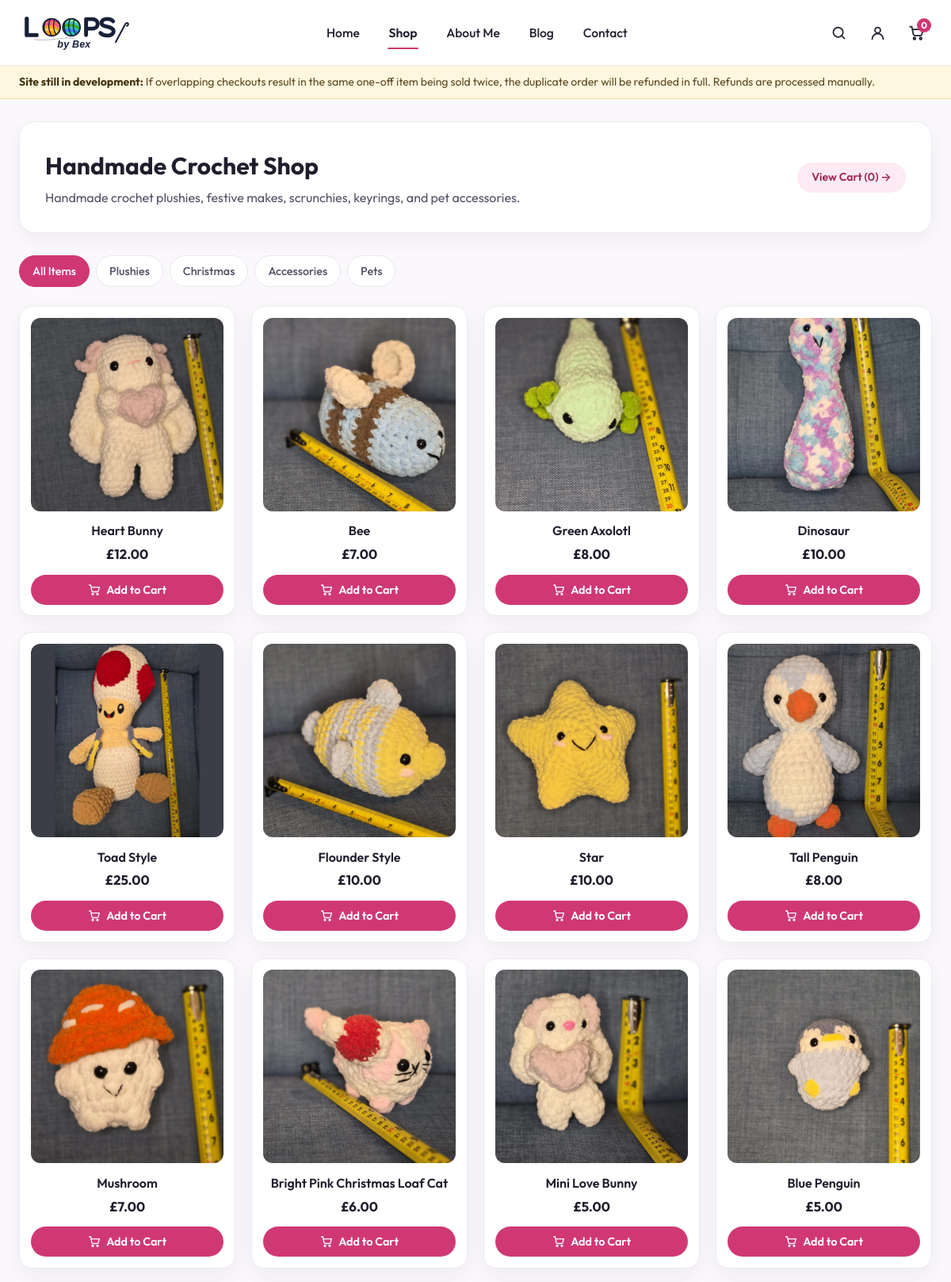
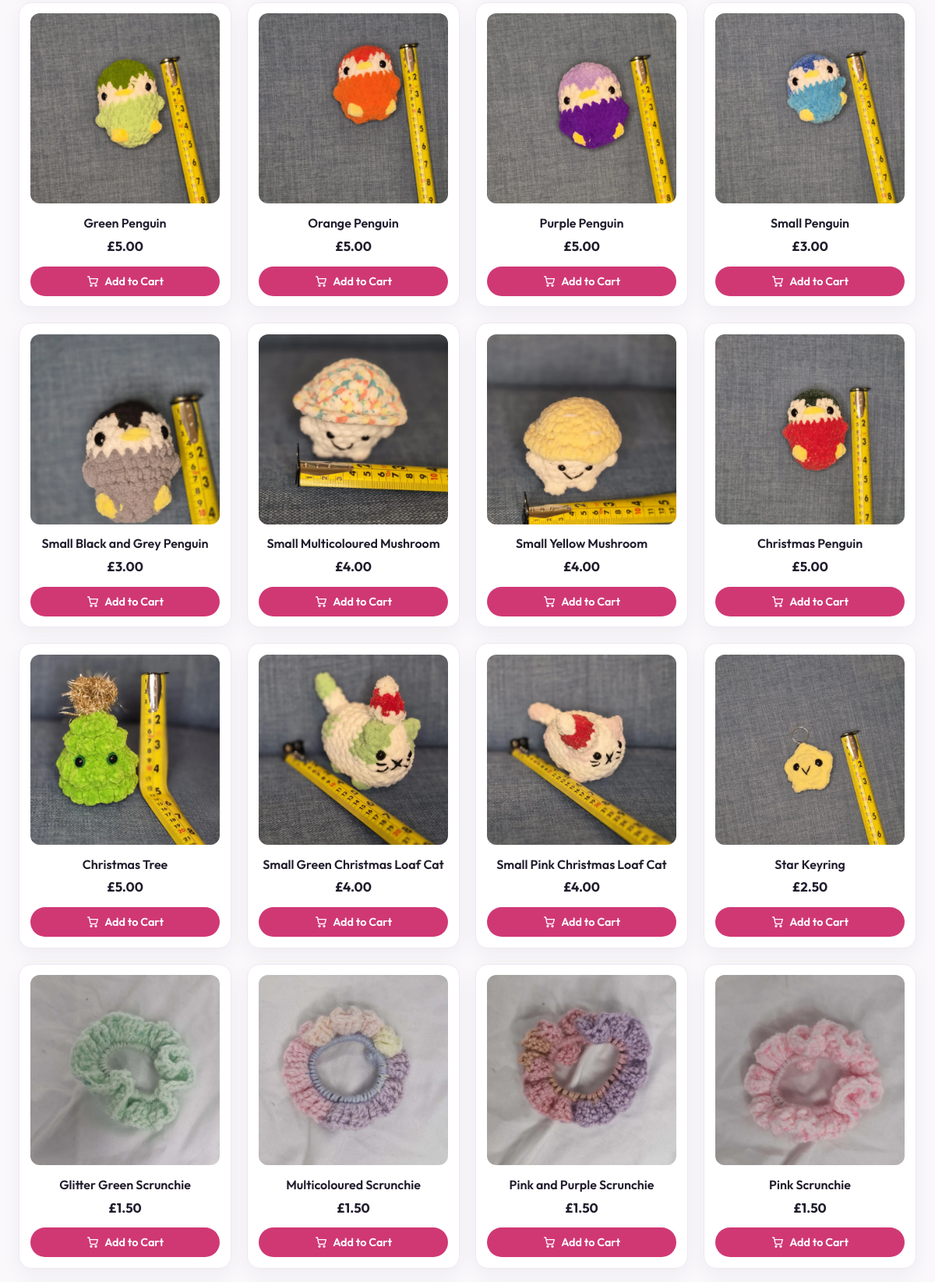
Page /shop (upper part) on the committed database (2 pictures, top to bottom).
### tables this page shows
CREATE TABLE IF NOT EXISTS products (
    id INT UNSIGNED AUTO_INCREMENT PRIMARY KEY,
    slug VARCHAR(120) NOT NULL,
    name VARCHAR(160) NOT NULL,
    category VARCHAR(80) NOT NULL DEFAULT 'Plushies',
    short_description VARCHAR(255) NOT NULL DEFAULT '',
    description TEXT NOT NULL,
    price_pence INT UNSIGNED NOT NULL DEFAULT 0,
    image_path VARCHAR(255) NOT NULL,
    side_image_path VARCHAR(255) NOT NULL DEFAULT '',
    stock_qty INT UNSIGNED NOT NULL DEFAULT 1,
    is_featured_main TINYINT(1) NOT NULL DEFAULT 0,
    is_featured_sidebar TINYINT(1) NOT NULL DEFAULT 0,
    is_active TINYINT(1) NOT NULL DEFAULT 1,
    sort_order INT UNSIGNED NOT NULL DEFAULT 0,
    created_at TIMESTAMP NOT NULL DEFAULT CURRENT_TIMESTAMP,
    UNIQUE KEY uq_products_slug (slug),
    KEY idx_products_active_sort (is_active, sort_order)
);

### includes/cart.php (called while the page is built, shortened)
<?php
function get_raw_cart(): array
{
    return $_SESSION['cart'];
}
function get_cart_item_count(): int
{
    $total = 0;
    return $total;
}

### includes/catalog.php (called while the page is built, shortened)
<?php
function hidden_product_slugs(): array
{
    return [
        'elephant-dog-bandana',
        'emoji-dog-bandana',
        'jungle-blue-dog-bandana',
        'jungle-pink-dog-bandana',
        'swan-dog-bandana',
    ];
}
function get_all_products(?PDO $pdo): array
{
    $defaultsBySlug = [];
    foreach (default_placeholder_products() as $item) {
        $defaultsBySlug[$item['slug']] = $item;
    }
    if ($pdo instanceof PDO) {
        try {
            $hiddenSlugs = hidden_product_slugs();
            $hiddenPlaceholders = implode(', ', array_fill(0, count($hiddenSlugs), '?'));
            $stmt = $pdo->prepare(
                "SELECT * FROM products
                 WHERE is_active = 1
                   AND slug NOT LIKE 'placeholder-%'
                   AND slug NOT IN ($hiddenPlaceholders)
                 ORDER BY sort_order ASC, id ASC"
            );
            $stmt->execute($hiddenSlugs);
            $rows = $stmt->fetchAll();
            if (!empty($rows)) {
                return array_map(static function (array $row) use ($defaultsBySlug): array {
                    $slug = (string) ($row['slug'] ?? '');
                    $fallbackSide = $defaultsBySlug[$slug]['side_image_path'] ?? '';
                    $row['id'] = (int) $row['id'];
                    $row['price_pence'] = (int) $row['price_pence'];
                    $row['stock_qty'] = (int) $row['stock_qty'];
                    $row['is_featured_main'] = (int) $row['is_featured_main'];
                    $row['is_featured_sidebar'] = (int) $row['is_featured_sidebar'];
                    $row['side_image_path'] = trim((string) ($row['side_image_path'] ?? '')) !== ''
                        ? (string) $row['side_image_path']
                        : $fallbackSide;
                    $row['color_options'] = $defaultsBySlug[$slug]['color_options'] ?? [];
                    $makerNote = (string) ($defaultsBySlug[$slug]['maker_note'] ?? '');
                    $row['maker_note'] = $makerNote;
                    if ($makerNote !== '' && isset($defaultsBySlug[$slug]['description'])) {
                        $row['short_description'] = $defaultsBySlug[$slug]['short_description'];
                        $row['description'] = $defaultsBySlug[$slug]['description'];
                    }
                    return $row;
                }, $rows);
            }
        } catch (PDOException $e) {
            if (!str_contains(strtolower($e->getMessage()), 'no such table')) {
                error_log('catalog query fallback: ' . $e->getMessage());
            }
        }
    }
    return default_placeholder_products();
}
function product_is_sold(array $product): bool
{
    return (int) ($product['stock_qty'] ?? 0) <= 0;
}
function filter_products(array $products, string $query = '', string $category = ''): array
{
    $query = mb_strtolower(trim($query));
    $category = trim($category);
    return array_values(array_filter($products, static function (array $product) use ($query, $category): bool {
        if ($category !== '' && strcasecmp($product['category'], $category) !== 0) {
            return false;
        }
        if ($query !== '') {
            $haystack = mb_strtolower($product['name'] . ' ' . $product['category'] . ' ' . $product['short_description']);
            if (!str_contains($haystack, $query)) {
                return false;
            }
        }
        return true;
    }));
}
function get_product_categories(array $products): array
{
    $categories = [];
    foreach ($products as $product) {
        $cat = (string) ($product['category'] ?? '');
        if ($cat !== '' && !in_array($cat, $categories, true)) {
            $categories[] = $cat;
        }
    }
    return $categories;
}

### includes/bootstrap.php (called while the page is built, shortened)
<?php
require_once __DIR__ . '/../config.php';
require_once __DIR__ . '/security.php';
if (is_file(__DIR__ . '/catalog.php')) {
    require_once __DIR__ . '/catalog.php';
}
if (is_file(__DIR__ . '/cart.php')) {
    require_once __DIR__ . '/cart.php';
}
function e(mixed $value): string
{
    return htmlspecialchars((string) $value, ENT_QUOTES | ENT_SUBSTITUTE, 'UTF-8');
}
function format_gbp(int $pence): string
{
    $negative = $pence < 0;
    $abs = abs($pence);
    return ($negative ? '-' : '') . '£' . number_format($abs / 100, 2, '.', ',');
}

### pages/shop.php (the view, shortened to what this page needs)
<?php
require_once __DIR__ . '/../includes/bootstrap.php';
$allProducts = get_all_products($pdo);
$shopProducts = array_values(array_filter($allProducts, static function (array $product): bool {
    return (string) $product['slug'] !== 'octopus' || !product_is_sold($product);
}));
$categories = get_product_categories($shopProducts);
$selectedCategory = trim((string) ($_GET['category'] ?? ''));
$searchQuery = trim((string) ($_GET['q'] ?? ''));
$filteredProducts = filter_products($shopProducts, $searchQuery, $selectedCategory);
require_once __DIR__ . '/../partials/header.php';
?>
<main class="site-main" id="main-content">
    <div class="site-container">
        <div class="page-header-band">
            <div>
                <h1>Handmade Crochet Shop</h1>
                <p>Handmade crochet plushies, festive makes, scrunchies, keyrings, and pet accessories.</p>
            </div>
            <a href="/cart" class="btn btn-soft-pink btn-sm">View Cart (<?php echo (int) get_cart_item_count(); ?>) &rarr;</a>
        </div>
        <div class="filter-bar">
            <nav class="category-pills" aria-label="Product categories">
                <a href="/shop<?php echo $searchQuery !== '' ? '?q=' . urlencode($searchQuery) : ''; ?>"
                   class="category-pill<?php echo $selectedCategory === '' ? ' is-active' : ''; ?>"
                   <?php echo $selectedCategory === '' ? 'aria-current="page"' : ''; ?>>
                    All Items
                </a>
                <?php foreach ($categories as $cat): ?>
                    <?php
                    $catParams = ['category' => $cat];
                    $isSelectedCat = strcasecmp($selectedCategory, $cat) === 0;
                    ?>
                    <a href="/shop?<?php echo e(http_build_query($catParams)); ?>"
                       class="category-pill<?php echo $isSelectedCat ? ' is-active' : ''; ?>"
                       <?php echo $isSelectedCat ? 'aria-current="page"' : ''; ?>>
                        <?php echo e($cat); ?>
                    </a>
                <?php endforeach; ?>
            </nav>
        </div>
        <?php if (empty($filteredProducts)): ?>
            <div class="panel-card">
                <h2>No matching crochet items found</h2>
                <p>Try clearing your search filter or browsing all categories.</p>
                <p style="margin-top: 1rem;">
                    <a href="/shop" class="btn btn-primary btn-sm">Show All Products</a>
                </p>
            </div>
        <?php else: ?>
            <div class="shop-grid">
                <?php foreach ($filteredProducts as $product): ?>
                    <?php $isSold = product_is_sold($product); ?>
                    <article class="product-card<?php echo $isSold ? ' is-sold' : ''; ?>">
                        <a href="/product?slug=<?php echo urlencode($product['slug']); ?>" class="product-card-media<?php echo $isSold ? ' is-sold' : ''; ?>">
                            <img src="<?php echo e($product['image_path']); ?>" alt="<?php echo e($product['name']); ?>" width="320" height="256" loading="lazy">
                        </a>
                        <h2 class="product-card-title">
                            <a href="/product?slug=<?php echo urlencode($product['slug']); ?>"><?php echo e($product['name']); ?><?php echo $isSold ? ' — SOLD' : ''; ?></a>
                        </h2>
                        <p class="product-card-price"><?php echo e(format_gbp((int) $product['price_pence'])); ?></p>
                        <?php if ($isSold): ?>
                            <p class="product-sold-note"><?php echo e(product_sold_message($product)); ?></p>
                        <?php else: ?>
                            <form action="/cart-action.php" method="POST" class="product-card-form">
                                <button type="submit" class="btn btn-primary" aria-label="Add <?php echo e($product['name']); ?> to cart">
                                    <span>Add to Cart</span>
                                </button>
                            </form>
                        <?php endif; ?>
                    </article>
                <?php endforeach; ?>
            </div>
        <?php endif; ?>
    </div>
</main>
<?php require_once __DIR__ . '/../partials/footer.php'; ?>

### style/global.css (style rules this page uses)
:root { --font-main: "Outfit", -apple-system, BlinkMacSystemFont, "Segoe UI", sans-serif; --bg-page: #faf8fb; --bg-surface: #ffffff; --bg-footer: #f2eef6; --bg-hero: linear-gradient(135deg, #eae6f4 0%, #e4def1 52%, #ddd5ec 100%); --bg-soft-pink: #fdeaf2; --bg-soft-pink-hover: #f9d6e6; --text-primary: #221d2d; --text-secondary: #574f66; --text-muted: #706880; --brand-pink: #d03874; --brand-pink-hover: #b52b62; --brand-pink-soft-text: #9e2455; --border-subtle: #ece5f0; --border-card: #efe8f2; --shadow-card: 0 8px 26px rgba(45, 25, 60, 0.05); --shadow-hover: 0 12px 28px rgba(208, 56, 116, 0.16); --radius-xl: 20px; --radius-lg: 16px; --radius-md: 12px; --radius-pill: 999px; }
*, *::before, *::after { box-sizing: border-box; margin: 0; padding: 0; }
html { font-size: 16px; scroll-behavior: smooth; }
body.site-body { min-height: 100vh; display: flex; flex-direction: column; font-family: var(--font-main); color: var(--text-primary); background-color: var(--bg-page); line-height: 1.55; -webkit-font-smoothing: antialiased; }
img, svg { max-width: 100%; display: block; }
a { color: inherit; text-decoration: none; }
button, input, select, textarea { font-family: inherit; font-size: 1rem; color: inherit; }
.site-container { width: 100%; max-width: 1320px; margin: 0 auto; padding: 0 1.5rem; }
.site-main { flex: 1; padding: 1.75rem 0 3.25rem; }
.btn { display: inline-flex; align-items: center; justify-content: center; gap: 0.45rem; border: none; border-radius: var(--radius-pill); font-weight: 600; font-size: 0.95rem; padding: 0.72rem 1.45rem; cursor: pointer; transition: transform 0.18s ease, box-shadow 0.18s ease, background-color 0.18s ease, color 0.18s ease; text-decoration: none; white-space: nowrap; }
.btn-sm { padding: 0.5rem 1.15rem; font-size: 0.88rem; }
.btn-primary { background-color: var(--brand-pink); color: #ffffff; }
.btn-soft-pink { background-color: var(--bg-soft-pink); color: var(--brand-pink-soft-text); }
.page-header-band { background: var(--bg-surface); border: 1px solid var(--border-card); border-radius: var(--radius-xl); padding: 2rem; margin-bottom: 1.75rem; box-shadow: var(--shadow-card); display: flex; flex-wrap: wrap; align-items: center; justify-content: space-between; gap: 1rem; }
.page-header-band h1 { font-size: clamp(1.65rem, 2.5vw, 2.2rem); font-weight: 700; }
.page-header-band p { color: var(--text-secondary); margin-top: 0.25rem; }

### style/shop.css (style rules this page uses)
.filter-bar { display: flex; flex-wrap: wrap; align-items: center; justify-content: space-between; gap: 1rem; margin-bottom: 1.5rem; }
.category-pills { display: flex; flex-wrap: wrap; gap: 0.5rem; }
.category-pill { padding: 0.48rem 1rem; border-radius: var(--radius-pill); border: 1px solid var(--border-subtle); background: #ffffff; font-size: 0.9rem; font-weight: 500; color: var(--text-secondary); }
.category-pill:hover, .category-pill.is-active { background-color: var(--brand-pink); border-color: var(--brand-pink); color: #ffffff; }
.shop-grid { display: grid; grid-template-columns: repeat(auto-fill, minmax(245px, 1fr)); gap: 1.25rem; }
.product-card { position: relative; background-color: var(--bg-surface); border: 1px solid var(--border-card); border-radius: var(--radius-lg); padding: 0.85rem; display: flex; flex-direction: column; align-items: center; text-align: center; box-shadow: var(--shadow-card); transition: transform 0.2s ease, box-shadow 0.2s ease; }
.product-card-media { position: relative; display: block; width: 100%; aspect-ratio: 1/1; border-radius: var(--radius-md); overflow: hidden; background-color: #f8f2f7; margin-bottom: 0.8rem; }
.product-card-media img { width: 100%; height: 100%; object-fit: cover; }
.product-card-title { font-size: 1rem; font-weight: 600; color: var(--text-primary); margin-bottom: 0.25rem; }
.product-card-price { font-size: 1.05rem; font-weight: 700; color: var(--text-primary); margin-bottom: 0.8rem; }
.product-card-form { width: 100%; margin-top: auto; }
.product-card-form .btn { width: 100%; padding: 0.62rem 1rem; font-size: 0.9rem; }
.product-card-form svg { width: 16px; height: 16px; }

### rows in the picture
products: image_path (picture), name "Heart Bunny", price_pence "£12.00"
products: image_path (picture), name "Bee", price_pence "£7.00"
products: image_path (picture), name "Green Axolotl", price_pence "£8.00"
products: image_path (picture), name "Dinosaur", price_pence "£10.00"
products: image_path (picture), name "Toad Style", price_pence "£25.00"
products: image_path (picture), name "Flounder Style", price_pence "£10.00"
products: image_path (picture), name "Star", price_pence "£10.00"
products: image_path (picture), name "Tall Penguin", price_pence "£8.00"
products: image_path (picture), name "Mushroom", price_pence "£7.00"
products: image_path (picture), name "Bright Pink Christmas Loaf Cat", price_pence "£6.00"
products: image_path (picture), name "Mini Love Bunny", price_pence "£5.00"
products: image_path (picture), name "Blue Penguin", price_pence "£5.00"
products: image_path (picture), name "Green Penguin", price_pence "£5.00"
products: image_path (picture), name "Orange Penguin", price_pence "£5.00"
products: image_path (picture), name "Purple Penguin", price_pence "£5.00"
products: image_path (picture), name "Small Penguin", price_pence "£3.00"
products: image_path (picture), name "Small Black and Grey Penguin", price_pence "£3.00"
products: image_path (picture), name "Small Multicoloured Mushroom", price_pence "£4.00"
products: image_path (picture), name "Small Yellow Mushroom", price_pence "£4.00"
products: image_path (picture), name "Christmas Penguin", price_pence "£5.00"
products: image_path (picture), name "Christmas Tree", price_pence "£5.00"
products: image_path (picture), name "Small Green Christmas Loaf Cat", price_pence "£4.00"
products: image_path (picture), name "Small Pink Christmas Loaf Cat", price_pence "£4.00"
products: image_path (picture), name "Star Keyring", price_pence "£2.50"
products: image_path (picture), name "Glitter Green Scrunchie", price_pence "£1.50"
products: image_path (picture), name "Multicoloured Scrunchie", price_pence "£1.50"
products: image_path (picture), name "Pink and Purple Scrunchie", price_pence "£1.50"
products: image_path (picture), name "Pink Scrunchie", price_pence "£1.50"

### other values in the picture
$item['label'] "Home"
$item['label'] "Shop"
$item['label'] "About Me"
$item['label'] "Blog"
$item['label'] "Contact"
$cartCount "0"
get_cart_item_count() "0"
$cat "Plushies"
$cat "Christmas"
$cat "Accessories"
$cat "Pets"
